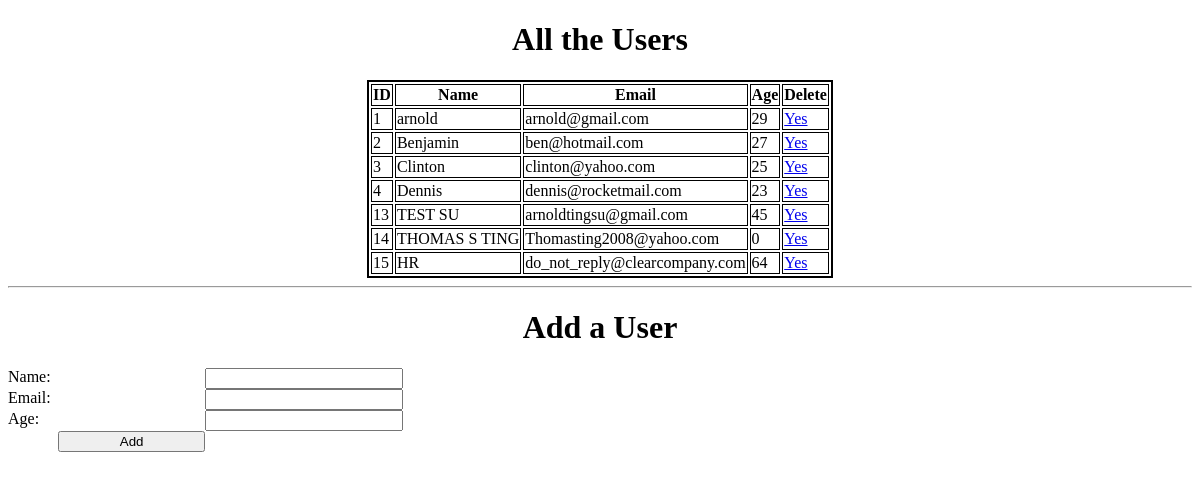
The page / on the database its author committed.
### user_db/models.py (models this page shows)
class User(models.Model):
    name = models.CharField(max_length=225)
    email = models.CharField(max_length=225)
    age = models.IntegerField()
    created_at = models.DateTimeField(auto_now_add=True)
    updated_at = models.DateTimeField(auto_now=True)

### user_db/views.py (the view)
# urls.py: path('', views.index),
def index(request):
    context = {
        "all_users": User.objects.all()
    }
    return render(request,'all_users.html', context)

### user_db/templates/all_users.html (shortened to what this page needs)
<!DOCTYPE html>
<html lang="en">
<head>
    {% load static %}
    <link rel="stylesheet" href="{% static 'css/css.css' %}">
</head>
<body>
    <h1>All the Users</h1>
        <table class="data">
            <tr>
                <th>ID</th>
                <th>Name</th>
                <th>Email</th>
                <th>Age</th>
                <th>Delete</th>
            </tr>
            {% for user in all_users %}
            <tr>
                <td>{{user.id}}</td>
                <td>{{user.name}}</td>
                <td>{{user.email}}</td>
                <td>{{user.age}}</td>
                <td><a href="user/{{user.id}}">Yes</a></td>
            </tr>
            {% endfor %}
        </table>
    <hr>
    <h1>Add a User</h1>
    <div class="input">
        <form action="/create_user" method="POST">
            Name: <input type="text" name="name">
            Email: <input type="text" name="email">
            Age: <input type="text" name="age">
            <button>Add</button>
        </form>
    </div>
</body>
</html>

### user_db/static/css/css.css (style rules this page uses)
h1 { text-align: center; }
.data { margin-left: auto; margin-right: auto; }
table { border: 2px solid black; margin: 2px; }
th, td { margin: 2px; border: 1px solid black; }
.input { display:grid; grid-template-columns: 1fr 2fr; }
form { line-break: auto; display: grid; grid-template-columns: 1fr 1fr; }
button { margin-left: 50px; }

### rows shown on the page
User: id "1", name "arnold", email "arnold@gmail.com", age "29"
User: id "2", name "Benjamin", email "ben@hotmail.com", age "27"
User: id "3", name "Clinton", email "clinton@yahoo.com", age "25"
User: id "4", name "Dennis", email "dennis@rocketmail.com", age "23"
User: id "13", name "TEST SU", email "arnoldtingsu@gmail.com", age "45"
User: id "14", name "THOMAS S TING", email "Thomasting2008@yahoo.com", age "0"
User: id "15", name "HR", email "do_not_reply@clearcompany.com", age "64"
